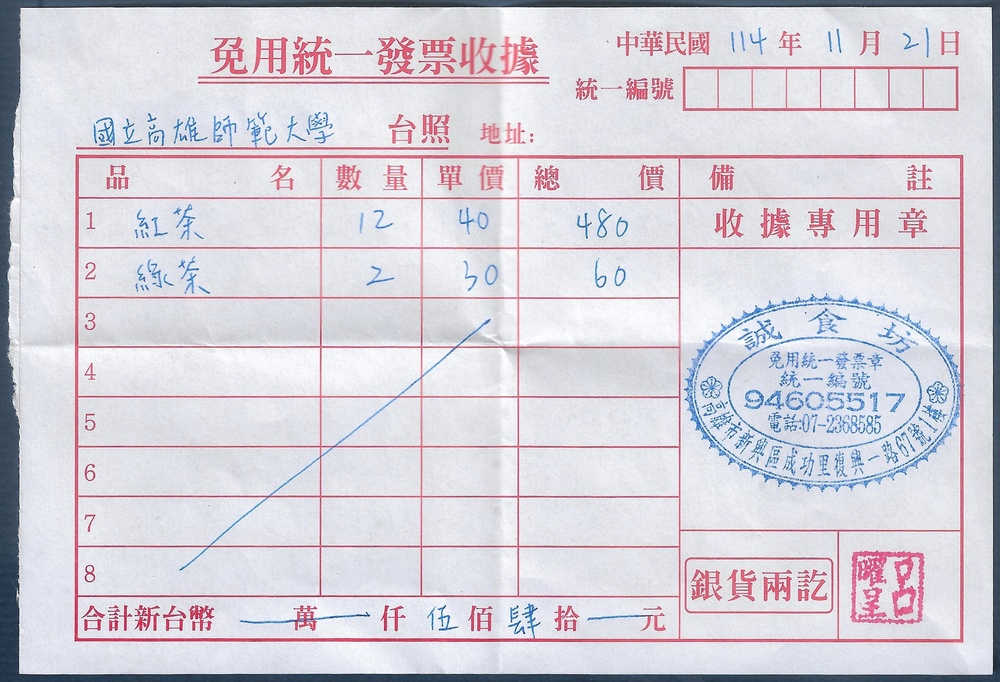
#> input picture backend/data/T-01/分割發票/和平小宏遠3.1_split_0_1772896635.jpg, 1000 x 682 px, shrunk from 3806 x 2597 before the run
$ python -i image_preprocessor.py   (imports and definitions only)
#> lines starting #> are read from the running program, lines starting #| are printed output that depends on the picture; after the words box and inside, x2 and y2 are one past the last pixel; in counts of white or black regions, pixels touching at a corner belong together
#> further down, picture is the input picture: shape (682, 1000, 3); mean B, G, R 219, 210, 214.4
# Image Preprocessor - 影像預處理功能
"""
影像預處理模組：執行灰階轉換、濾波、邊緣檢測和形態學運算。
"""
import cv2
import numpy as np
from typing import Tuple, List


class ImagePreprocessor:
    """
    影像預處理器：準備圖像用於輪廓檢測。
    """

    def __init__(
        self,
        canny_threshold1: int = 30,
        canny_threshold2: int = 100,
        morph_kernel_size: Tuple[int, int] = (5, 5)
    ):
        """
        初始化預處理器。

        Args:
            canny_threshold1: Canny 邊緣檢測的第一閾值 (低)
            canny_threshold2: Canny 邊緣檢測的第二閾值 (高)
            morph_kernel_size: 形態學核心大小
        """
        self.canny_threshold1 = canny_threshold1
        self.canny_threshold2 = canny_threshold2
        self.morph_kernel_size = morph_kernel_size

    def preprocess(self, image: np.ndarray) -> np.ndarray:
        """
        執行完整的預處理流程。

        流程：灰階 -> 雙邊濾波 -> Canny 邊緣檢測 -> 膨脹

        Args:
            image: 輸入的 BGR 圖像

        Returns:
            處理後的二值圖像
        """
        # 灰階轉換
        gray = cv2.cvtColor(image, cv2.COLOR_BGR2GRAY)
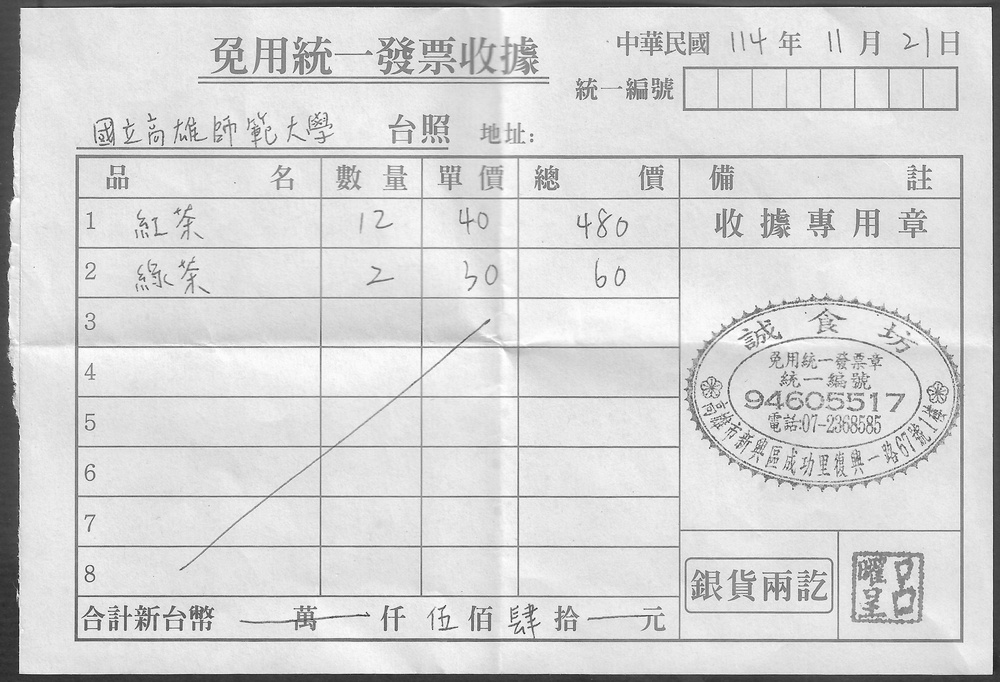
#> gray: shape (682, 1000); min 25, max 255, mean 212.3

        # 使用 Bilateral Filter 保留邊緣細節同時去除雜訊
        blurred = cv2.bilateralFilter(gray, 9, 75, 75)
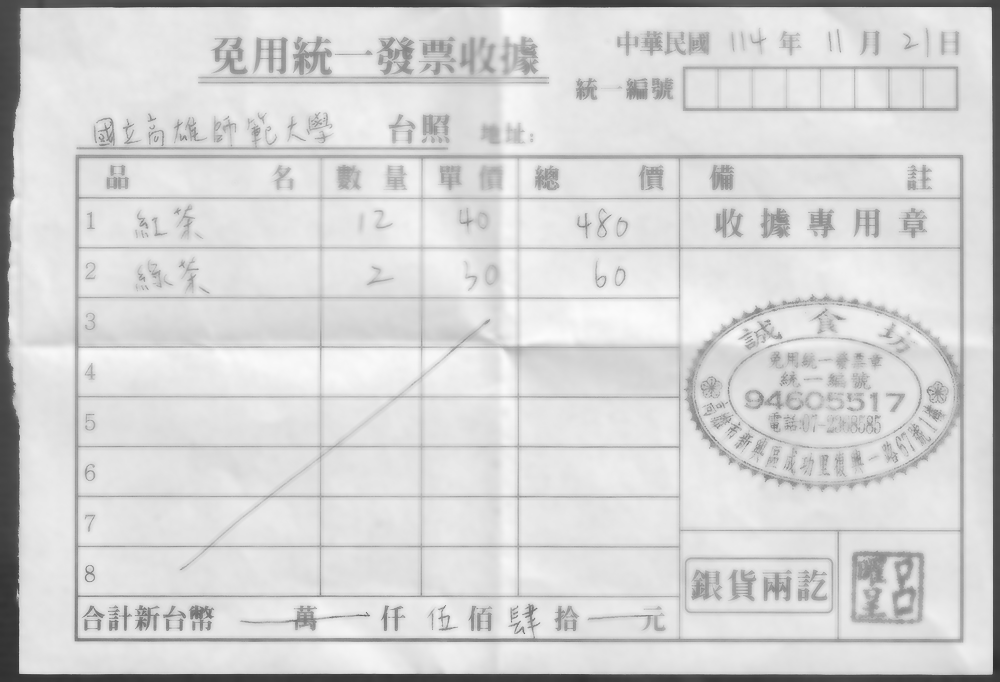
#> blurred: shape (682, 1000); min 46, max 251, mean 213

        # Canny 邊緣檢測
        edged = cv2.Canny(blurred, self.canny_threshold1, self.canny_threshold2)
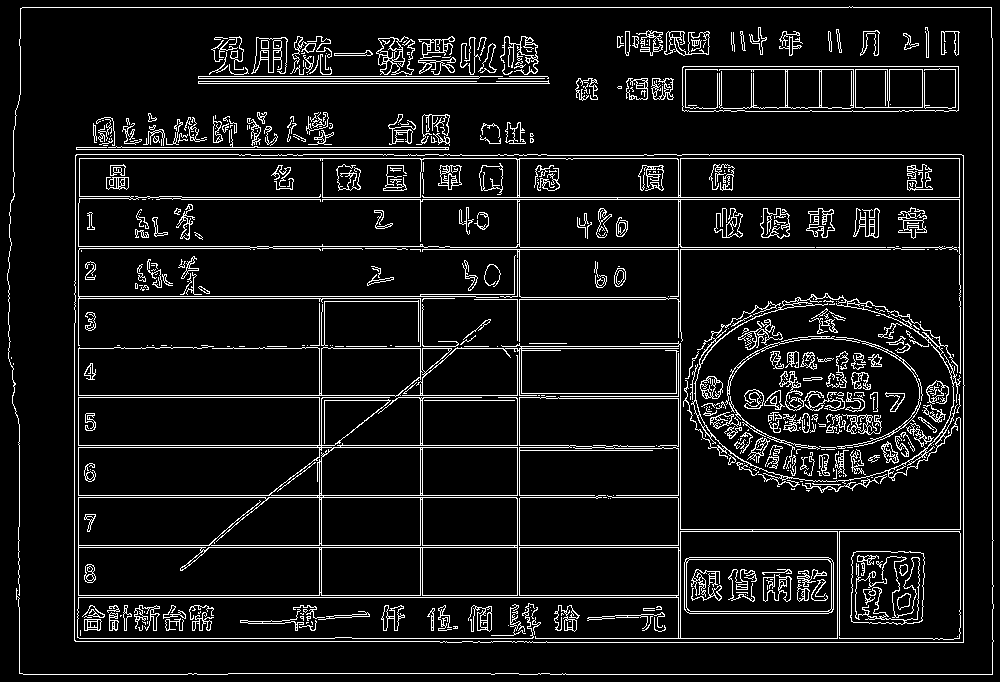
#> edged: shape (682, 1000); 8.5% white in thin lines or dots

        # 形態學膨脹，連接斷裂的線條
        kernel = cv2.getStructuringElement(cv2.MORPH_RECT, self.morph_kernel_size)
        dilated = cv2.dilate(edged, kernel, iterations=2)
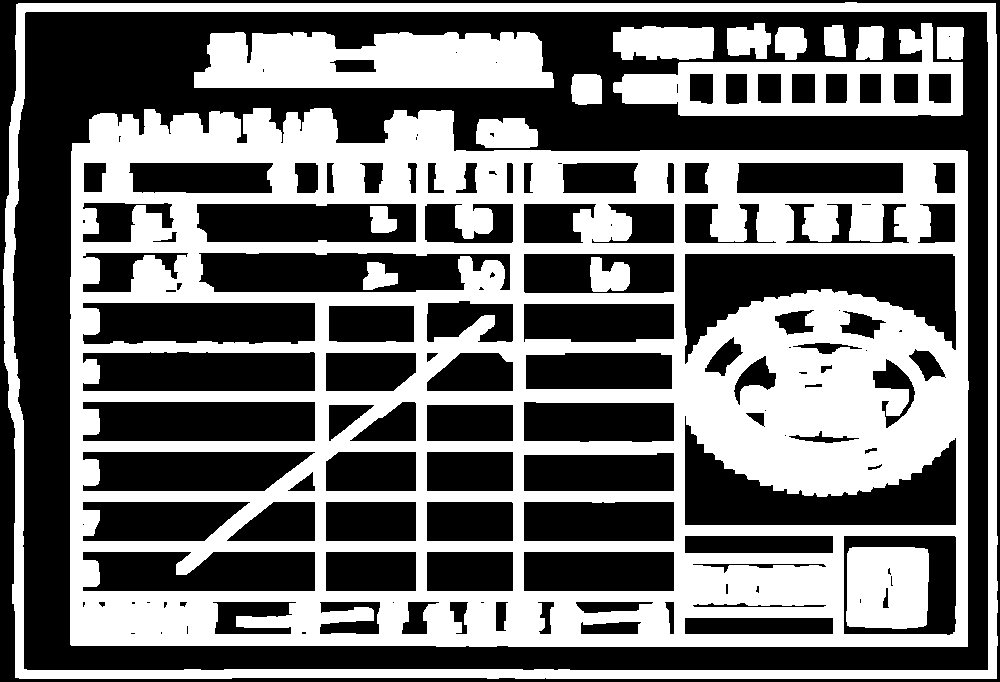
#> dilated: shape (682, 1000); 44.8% white; 16 white regions, largest, box (x1, y1, x2, y2) and area: (70, 108, 969, 647) 226384, (3, 2, 998, 679) 30226, (194, 32, 554, 88) 17352

        return dilated

    def find_contours(self, binary_image: np.ndarray) -> List[np.ndarray]:
        """
        尋找外輪廓。

        Args:
            binary_image: 二值圖像

        Returns:
            輪廓列表（按面積降序排列）
        """
        contours, _ = cv2.findContours(
            binary_image.copy(), cv2.RETR_EXTERNAL, cv2.CHAIN_APPROX_SIMPLE
        )

        # 依照面積大小排序，優先處理主要物件
        return sorted(contours, key=cv2.contourArea, reverse=True)

>>> import cv2
>>> picture = cv2.imread('../data/T-01/分割發票/和平小宏遠3.1_split_0_1772896635.jpg')
>>> result = ImagePreprocessor().preprocess(picture)

$ run again, on backend/data/T-01/分割發票/和平小宏遠3.1_split_1_1772896635.jpg
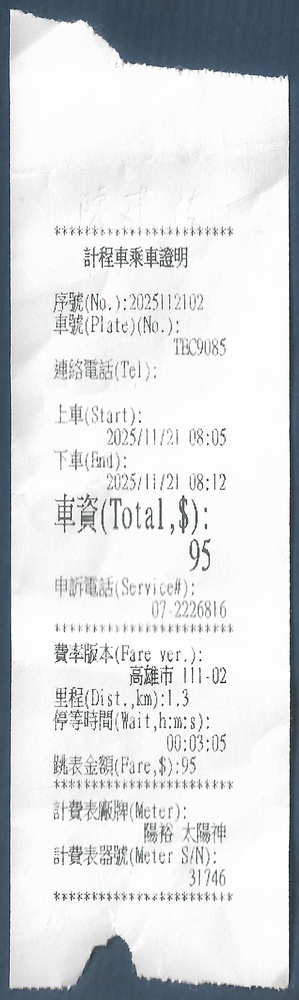
#> input picture backend/data/T-01/分割發票/和平小宏遠3.1_split_1_1772896635.jpg, 299 x 1000 px, shrunk from 953 x 3189 before the run
#> picture is the input picture: shape (1000, 299, 3); mean B, G, R 220.4, 218.4, 216.1
#> in preprocess, `edged = cv2.Canny(blurred, self.canny_threshold1, self.canny_threshold2)`:
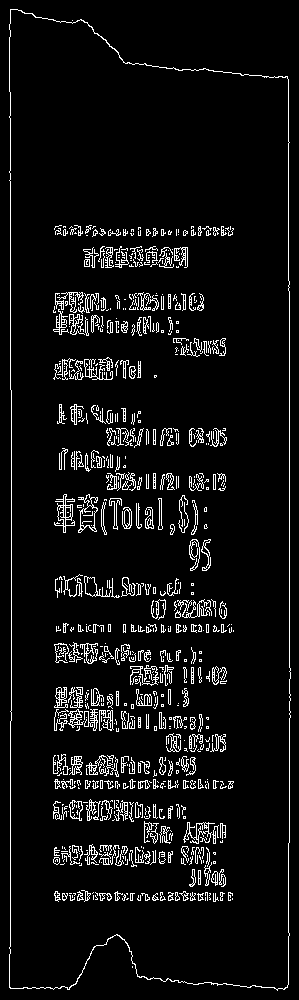
#> edged: shape (1000, 299); 6.5% white in thin lines or dots
#> in preprocess, `dilated = cv2.dilate(edged, kernel, iterations=2)`:
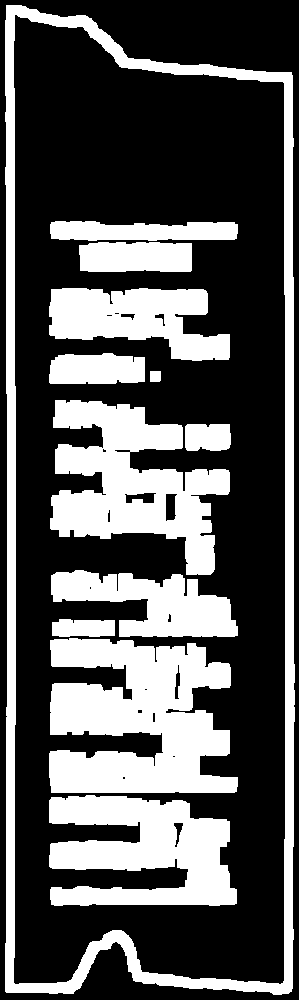
#> dilated: shape (1000, 299); 34.4% white; 12 white regions, largest, box (x1, y1, x2, y2) and area: (5, 5, 295, 995) 24168, (49, 638, 238, 793) 21134, (50, 400, 230, 575) 16206

$ run again, on backend/data/T-01/分割發票/和平小宏遠3.1_split_2_1772896635.jpg
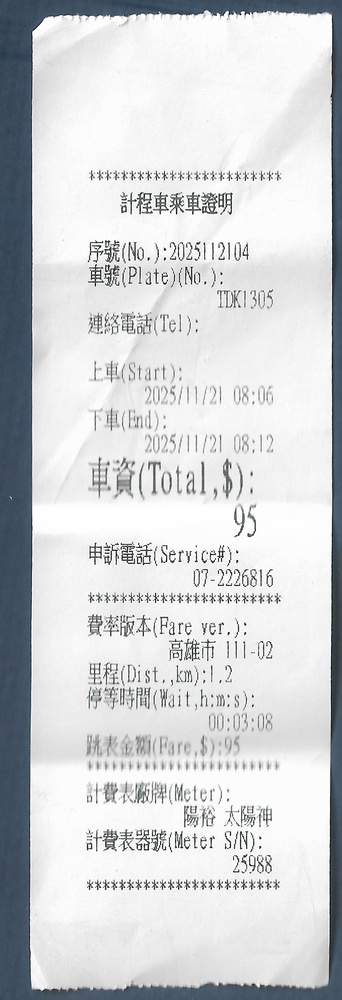
#> input picture backend/data/T-01/分割發票/和平小宏遠3.1_split_2_1772896635.jpg, 342 x 1000 px, shrunk from 1014 x 2964 before the run
#> picture is the input picture: shape (1000, 342, 3); mean B, G, R 212, 209.9, 207.5
#> in preprocess, `edged = cv2.Canny(blurred, self.canny_threshold1, self.canny_threshold2)`:
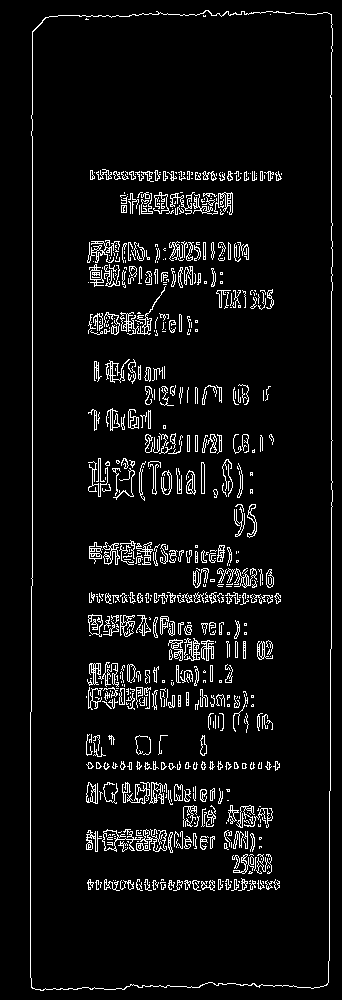
#> edged: shape (1000, 342); 6.1% white in thin lines or dots, all inside (x1, y1, x2, y2) = (30, 10, 333, 991)
#> in preprocess, `dilated = cv2.dilate(edged, kernel, iterations=2)`:
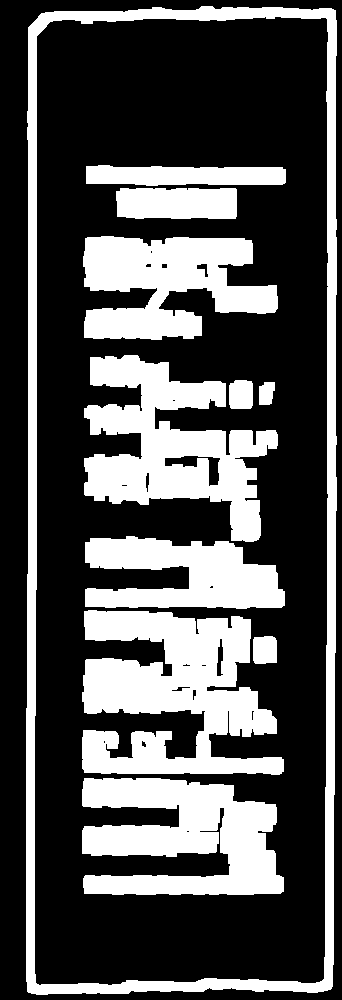
#> dilated: shape (1000, 342); 32.4% white; 11 white regions, largest, box (x1, y1, x2, y2) and area: (26, 6, 337, 995) 24034, (82, 610, 284, 775) 21048, (84, 355, 278, 542) 17460

$ run again, on backend/data/T-01/分割發票/和平小宏遠3.1_split_3_1772896635.jpg
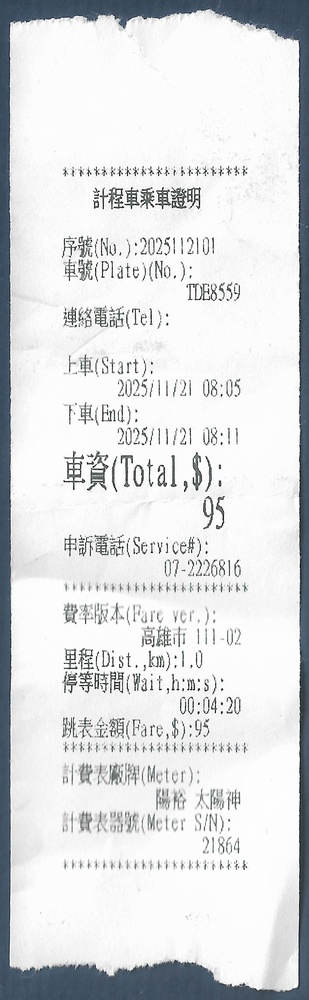
#> input picture backend/data/T-01/分割發票/和平小宏遠3.1_split_3_1772896635.jpg, 309 x 1000 px, shrunk from 953 x 3089 before the run
#> picture is the input picture: shape (1000, 309, 3); mean B, G, R 223.5, 221.9, 220
#> in preprocess, `edged = cv2.Canny(blurred, self.canny_threshold1, self.canny_threshold2)`:
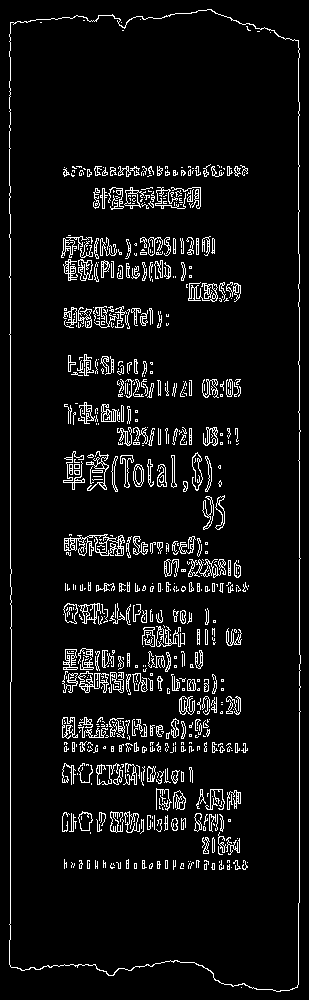
#> edged: shape (1000, 309); 6.6% white in thin lines or dots
#> in preprocess, `dilated = cv2.dilate(edged, kernel, iterations=2)`:
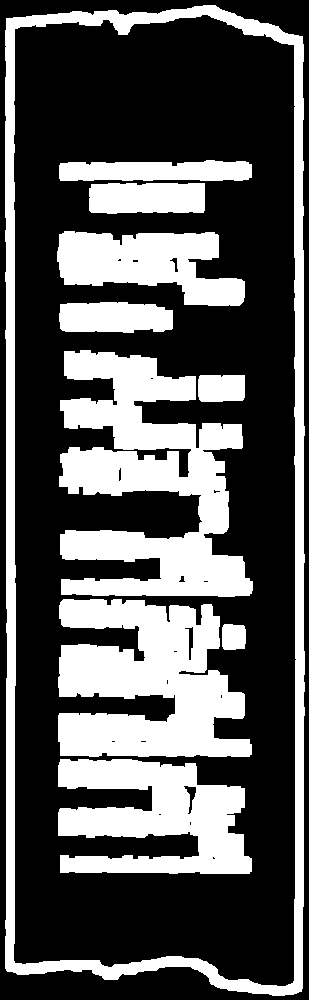
#> dilated: shape (1000, 309); 34.7% white; 10 white regions, largest, box (x1, y1, x2, y2) and area: (59, 350, 253, 597) 25980, (5, 5, 305, 996) 24385, (58, 599, 252, 757) 21501
